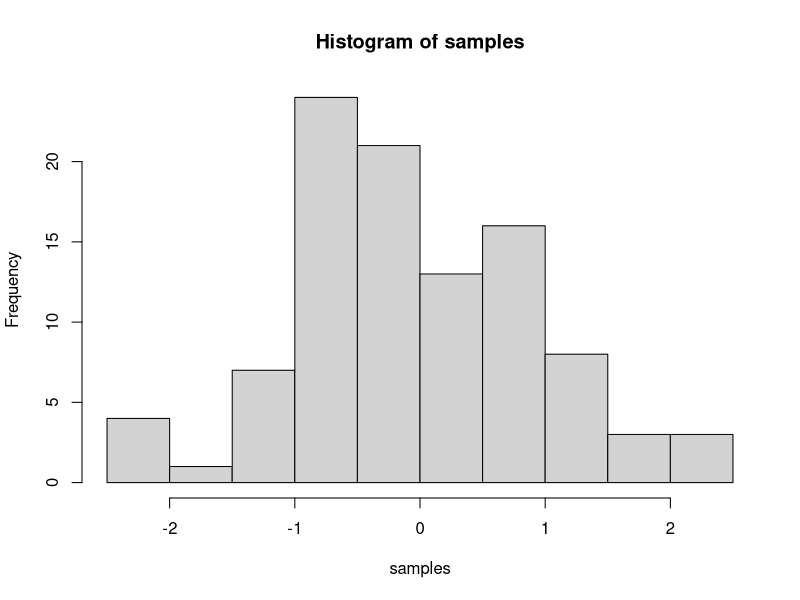
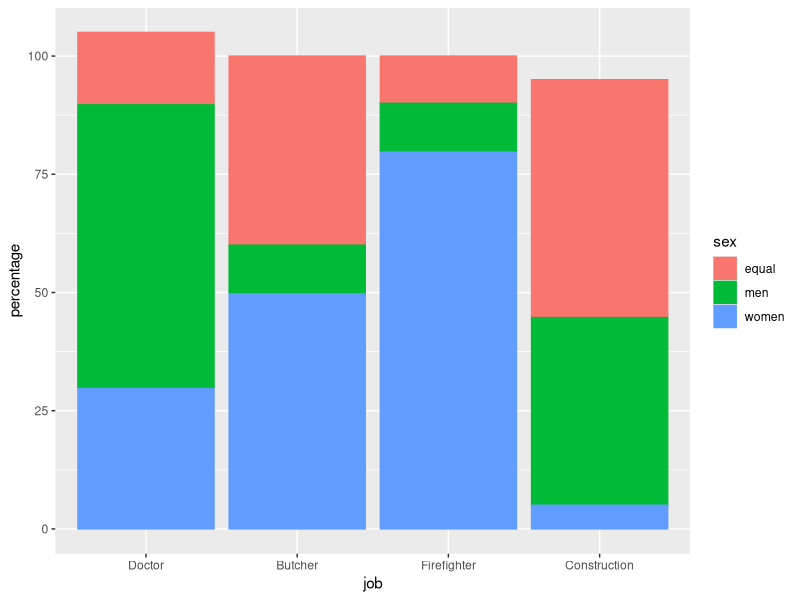

These figures' R source, in order:
## ---- chunk 1
knitr::opts_chunk$set(message=FALSE,warning=FALSE, cache=TRUE)
## ---- chunk 2
1+1
5-4 
3+4
6*2
2*2
4/2
6/2
500/25

## ---- chunk 3
(5+5)/5
5+5/5
## ---- chunk 4
annie <- 1
a <- annie
a
annie
## ---- chunk 5
a<-1
b<-"hello world"
c<-"3"
class(a)
class (c)

vector<-c(1,2,3,4,5,6,5,7,6, 1000)
vector[7]
vector [3:6]
vector [c(8,8,8,8)]

vector[vector>6]
vector[vector<6]
vector[vector<=6]
vector[vector>=6]
vector[vector==6]
vector[vector!=6]

vector[6]<-3000
vector[1:2]<-10

class(vector)
vector[6]<-"j"

class(vector)

a<-c("1", "2","3")
class (a)
b<-a
class(b)
as.numeric(b)

a<-"kjhkjhgkjhgkjhgkjhgkjhgkjjghkgjh"
a[1]
strsplit(a, split="j")
strsplit(a,split="[,]")


b<-strsplit(a,split = "")



first_names<-c("Annie","Danny", "Wilson")
ages<-c(36, 44, 12)
grades<-c(89, 56, 99)

everybody<-data.frame(first_names, 
                      ages, 
                      grades)
everybody$first_names
everybody$ages[2]<-12


## ---- chunk 6
samples <- rnorm(100, mean=0, sd=1)
hist(samples)
## ---- chunk 7
1+2
2*5
5/3
(1+6+4)/5

## ---- chunk 8
a<-1
b<-2
a+b

d<-c(1,2,3)
e<-c(5,6,7)
d+e
d*e
d/e

## ---- chunk 9
# for loop solution
# i becomes the number 1 to 100 at each step of the loop


a <- length(100) # make empty variable, set length to 100
for (i in 1:100){
  a[i] <-i #assigns the number in i, to the ith index of a
}

print(a)

# for loop solution #2

a<-c() #create empty variable using combine command
for (i in 1:100){
  a<-c(a,i) # keeps combining a with itself and the new number in i
}
print(a)

# seq solution
a <- seq(1,100,1) # look up help for seq using ?seq() in console
print(a)

## ---- chunk 10
my_function<-function(input){
#body of code
return (output)
}
## ---- chunk 11
add_one<-function(x){

save_result<-x+1

return(save_result)

add_one(2)
}
## ---- chunk 12
add_one<-function(x)return(x+1)
## ---- chunk 13
roll_dice<-function(){
  return(sample(1:6,1))
}
## ---- chunk 14
sample(1:6,1)

roll_dice<-function(){
return(sample(1:6,1))
}
## ---- chunk 15

my_sum<-function(x){
get_sum<-sum(x)
}

my_sum<-function(x){
 get_sum<-sum(x)
  print("world")
 return("hello")
}

my_sum<- function(x){
  get_sum<- sum(x)
  print("world")
  return("hello")
}


a<-c(1,2,3)
my_numbers<-c(1,2,3,4,5,6)

my_sum<-function(x){
get_sum<-sum(x)
}

my_sum(my_numbers)


## ---- chunk 16
#sometimes you will have multiple lists that you want to combine

ranged_mean2 <- function(x, min_val, max_val){
  restricted_values <- x[x>min_val & 
                        x< max_val]
  
  outputs<- list(original_values = x,
        restricted_vallues = restricted_values)
        
  some_numbers<-c(3,4,3,2,3,4,5,6,7,8,8,8,9,8)

ranged_mean(some_numbers, 2,4) 
}
## ---- chunk 17
library (ggplot2)
job <- rep(as.factor(c("Doctor","Butcher","Firefighter", "Construction")),3)
levels(job)<-levels(job)[c(3,1,4,2)]#since 

sex <- as.factor(c("equal", "women", "men"))
percentage <- c(10,30,40,40,80,60,50,50,10,15,5,10)

plot_df <- data.frame(job,
                      sex,
                      percentage)

# basic bar graph

ggplot(plot_df, aes(x=job,y=percentage,
                    group=sex, #by adding group factor then you can combine 2 factors
                    color=sex,
                    fill=sex))+ #color factor refers to the border color and fill refers to entire color of the bar
  geom_bar(stat="identity") #position=dodge makes it side by side bars, without it the bars will be stacked 

